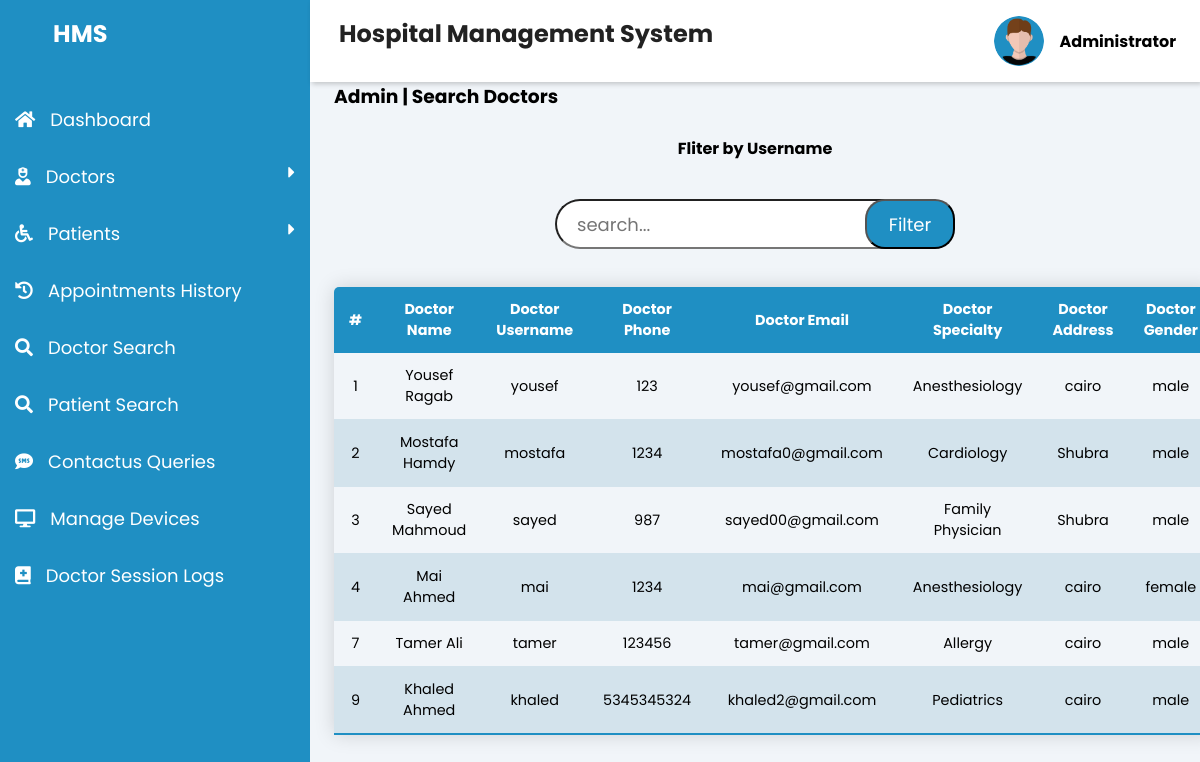
Screenshot of /HMS/HMIS/Admin/Doctors-Search.php with the database file from the repository.
### tables this page shows
CREATE TABLE `doctors` (
  `id` int(11) NOT NULL,
  `fullname` varchar(50) NOT NULL,
  `username` varchar(50) NOT NULL,
  `email` varchar(50) NOT NULL,
  `phone` varchar(20) NOT NULL,
  `specialty` enum('Anesthesiology','Allergy','Cardiology','Dermatology','Family Physician','Infectious disease','Nephrology','Neurology','Otolaryngology','Ophthalmology','Obstetrics/gynecology','Oncology','Pediatrics','Pulmonology','Radiology','Rheumatology','Surgery') NOT NULL,
  `address` varchar(50) NOT NULL,
  `password` varchar(20) NOT NULL,
  `gender` enum('male','female') NOT NULL
);

### HMS/HMIS/Admin/server.php (called while the page is built, shortened)
<?php
$conn = new mysqli('localhost', 'root', '', 'hospital');
if (isset($_POST['D_search'])) {
	$valueToSearch = $_POST['valueToSearch'];
	$SD_query = "SELECT * FROM doctors WHERE username ='$valueToSearch'";
	$SD_filter_Result = mysqli_query($conn, $SD_query);
	if ($valueToSearch == null) {
		$SD_query = "SELECT * FROM doctors";
		$SD_filter_Result = mysqli_query($conn, $SD_query);
	}
} else {
	$SD_query = "SELECT * FROM doctors";
	$SD_filter_Result = mysqli_query($conn, $SD_query);
}

### HMS/HMIS/Admin/Doctors-Search.php (the view, shortened to what this page needs)
<?php include('server.php') ?>
<!DOCTYPE html>
<html>
<head>
    <link rel="stylesheet" href="https://maxst.icons8.com/vue-static/landings/line-awesome/line-awesome/1.3.0/css/line-awesome.min.css">
    <link rel="stylesheet" href="https://cdnjs.cloudflare.com/ajax/libs/font-awesome/5.15.3/css/all.min.css" />
    <link rel="stylesheet" href="dashboard-style.css">
</head>
<body>
    <div class="sidebar">
        <div class="sidebar-brand">
            <h2><span class="las la-clinic-medical"></span> <span>HMS</span></h2>
        </div>
        <div class="sidebar-menu">
            <ul>
                <li> <a href="Admin-dashboard.php">
                        <i class="fas fa-home"></i><span style="margin-left: 15px;">Dashboard</span>
                    </a>
                </li>
                <li> <a href="#">
                        <i class="fas fa-user-nurse"></i><span style="margin-left: 15px;">Doctors</span>
                        <i class="fas fa-caret-right icon" style="float: right;"></i>
                    </a>
                </li>
                <li><a href="#">
                        <i class="fas fa-wheelchair"></i><span style="margin-left: 15px;">Patients</span>
                        <i class="fas fa-caret-right icon" style="float: right;"></i>
                    </a>
                </li>
                <li> <a href="Appointment-History.php">
                        <i class="fas fa-history"></i><span style="margin-left: 15px;">Appointments History</span>
                    </a>
                </li>
                <li> <a href="#">
                        <i class="fas fa-search"></i><span style="margin-left: 15px;">Doctor Search</span>
                    </a>
                </li>
                <li> <a href="Patients-Search.php">
                        <i class="fas fa-search"></i><span style="margin-left: 15px;">Patient Search</span>
                    </a>
                </li>
                <li> <a href="Contactus-Show.php">
                        <i class="fas fa-sms"></i><span style="margin-left: 15px;">Contactus Queries</span>
                    </a>
                </li>
                <li> <a href="Devices-Show.php">
                        <i class="fas fa-desktop"></i><span style="margin-left: 15px;">Manage Devices</span>
                    </a>
                </li>
                <li> <a href="#">
                        <i class="fas fa-book-medical"></i><span style="margin-left: 15px;">Doctor Session Logs</span>
                    </a>
                </li>
            </ul>
        </div>
    </div>
    <div class="main-content">
        <header>
            <h2>
                <label for="nav-toggle">
                    <span class="las la-bars"></span>
                </label> Hospital Management System
            </h2>
            <div class="user-wrapper">
                <img src="../img/profile.png" width="50px" height="50px" alt="">
                <div>
                    <h4>Administrator</h4>
                </div>
            </div>
        </header>
        <main>
            <div class="mainTitle">
                <h3>Admin | Search Doctors</h3><br>
            </div>
            <div>
                <h4 style="text-align: center;">Fliter by Username</h4>
            </div>
            <form action="Doctors-Search.php" method="post">
                <div class="search_wrap search_wrap_3">
                    <div class="search_box" style="align-content: center;">
                        <input type="text" class="input" placeholder="search..." name="valueToSearch">
                        <div>
                            <input class="btn" type="submit" name="D_search" value="Filter" style="height:50px; width:90px; color:white; font-size:18px;">
                        </div>
                    </div>
                </div>
                <table class="content-table">
                    <thead>
                        <tr>
                            <th>#</th>
                            <th>Doctor Name</th>
                            <th>Doctor Username</th>
                            <th>Doctor Phone</th>
                            <th>Doctor Email</th>
                            <th>Doctor Specialty</th>
                            <th>Doctor Address</th>
                            <th>Doctor Gender</th>
                        </tr>
                    </thead>
                    <tbody>
                        <?php while ($row = mysqli_fetch_array($SD_filter_Result)) : ?>
                            <tr>
                                <td><?php echo $row['id']; ?></td>
                                <td><?php echo $row['fullname']; ?></td>
                                <td><?php echo $row['username']; ?></td>
                                <td><?php echo $row['phone']; ?></td>
                                <td><?php echo $row['email']; ?></td>
                                <td><?php echo $row['specialty']; ?></td>
                                <td><?php echo $row['address']; ?></td>
                                <td><?php echo $row['gender']; ?></td>
                            </tr>
                        <?php endwhile; ?>
                    </tbody>
                </table>
            </form>
        </main>
    </div>
</body>
</html>

### HMS/HMIS/Admin/dashboard-style.css (style rules this page uses)
:root { --main-color: #1f8fc3; --color-dark: #1D2231; --text-grey: #8390A2; }
* { padding: 0; margin: 0; box-sizing: border-box; list-style-type: none; text-decoration: none; font-family: 'Poppins', sans-serif; }
.sidebar { width: 310px; position: fixed; left: 0; top: 0; height: 100%; background: #1f8fc3; z-index: 100; transition: width 300ms; }
.sidebar-brand { height: 75px; padding: 1rem 0rem 1rem 2rem; color: #fff; }
.sidebar-brand span { display: inline-block; padding-right: 1rem; }
.sidebar-menu { margin-top: 1rem; }
.sidebar-menu li { transition: 1s all; font-family: 'Poppins', sans-serif; font-size: 18px; padding: 15px; color: #fff; list-style: none; display: block; border-top-right-radius: 10px 10px; border-bottom-right-radius: 10px 10px; }
.sidebar-menu li a { color: white; }
.main-content { transition: margin-left 300ms; margin-left: 310px; }
header { background: #fff; display: flex; justify-content: space-between; padding: 1rem 1.5rem; box-shadow: 2px 2px 5px rgba(0, 0, 0, 0.2); position: fixed; left: 310px; width: calc(100% - 310px); top: 0; z-index: 100; transition: left 300ms; }
header h2 { color: #222; }
header label span { padding-right: 5px; }
.user-wrapper { display: flex; align-items: center; }
.user-wrapper img { border-radius: 70%; margin-right: 1rem; }
main { margin-top: 50px; padding: 2rem 1.5rem; background: #f1f5f9; min-height: calc(100vh - 90px); }
.content-table { border-collapse: collapse; margin: 25px 0; font-size: 0.9em; min-width: 400px; border-radius: 5px 5px 0 0; overflow: hidden; box-shadow: 0 0 20px rgba(0, 0, 0, 0.15); }
.content-table thead tr { background-color: var(--main-color); color: #ffffff; text-align: left; font-weight: bold; }
.content-table th, .content-table td { padding: 12px 15px; text-align: center; }
.content-table tbody tr { border-bottom: 1px solid #d3e3ec; }
.content-table tbody tr:nth-of-type(even) { background-color: #d3e3ec; }
.content-table tbody tr:last-of-type { border-bottom: 2px solid var(--main-color); }
.search_wrap { width: 400px; margin: 38px auto; }
.search_wrap .search_box { position: relative; width: 400px; height: 50px; }
.search_wrap .search_box .input { position: absolute; top: 0; left: 0; width: 100%; height: 100%; padding: 10px 20px; border-radius: 3px; font-size: 18px; }
.search_wrap .search_box .btn { position: absolute; top: 0; right: 0; width: 50px; background: var(--main-color); z-index: 1; cursor: pointer; }
.search_wrap.search_wrap_3 .search_box .input { padding-right: 80px; border-radius: 50px; }
.search_wrap.search_wrap_3 .search_box .btn { right: 0px; border-radius: 20px; }

### rows the page displays
doctors: id "1", fullname "Yousef Ragab", username "yousef", phone "123", email "yousef@gmail.com", specialty "Anesthesiology", address "cairo", gender "male"
doctors: id "2", fullname "Mostafa Hamdy", username "mostafa", phone "1234", email "mostafa0@gmail.com", specialty "Cardiology", address "Shubra", gender "male"
doctors: id "3", fullname "Sayed Mahmoud", username "sayed", phone "987", email "sayed00@gmail.com", specialty "Family Physician", address "Shubra", gender "male"
doctors: id "4", fullname "Mai Ahmed", username "mai", phone "1234", email "mai@gmail.com", specialty "Anesthesiology", address "cairo", gender "female"
doctors: id "7", fullname "Tamer Ali", username "tamer", phone "123456", email "tamer@gmail.com", specialty "Allergy", address "cairo", gender "male"
doctors: id "9", fullname "Khaled Ahmed", username "khaled", phone "5345345324", email "khaled2@gmail.com", specialty "Pediatrics", address "cairo", gender "male"
